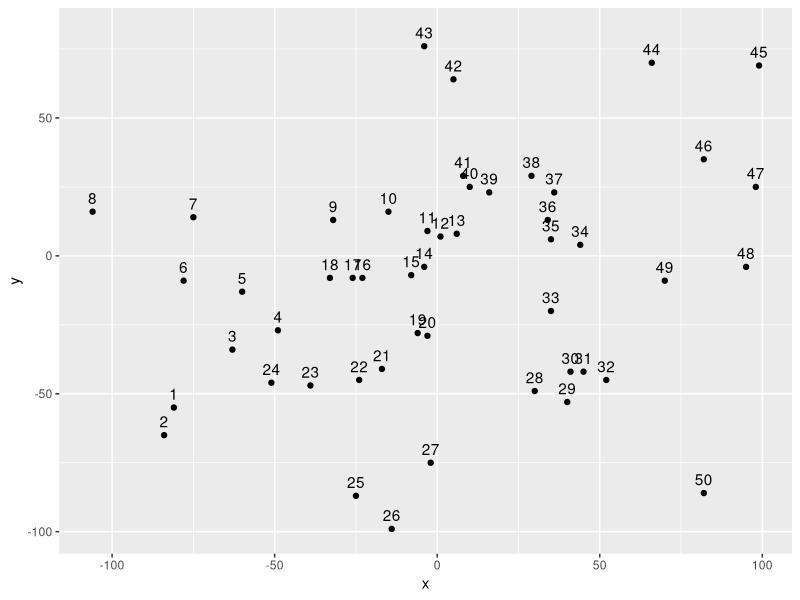
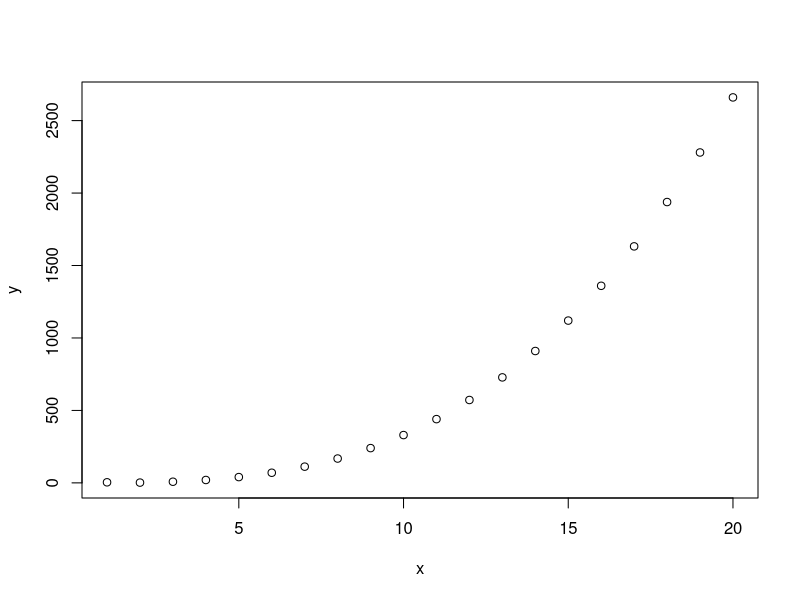
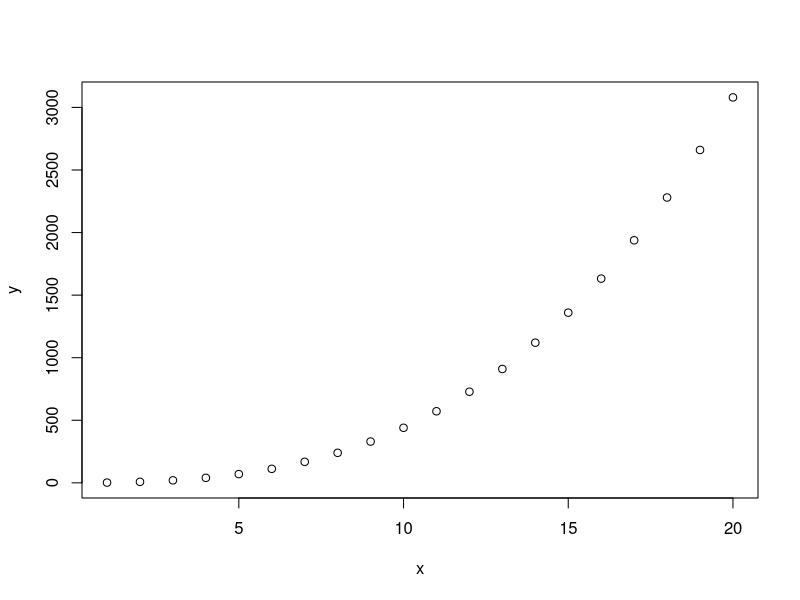
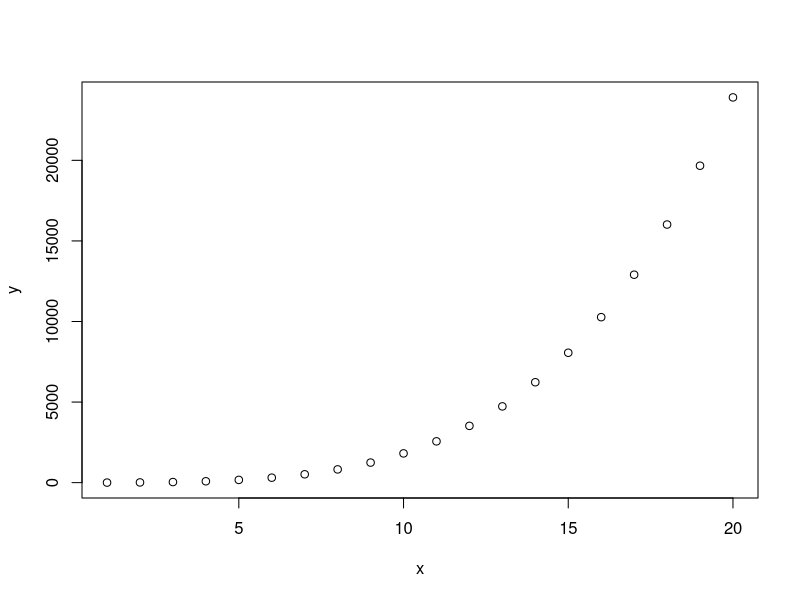

Write the R code that produced these figures, in order.
multiply <- function(a,b,c) {
        if (b == 0) {
                return(0)
        } else {
                multiply(c*a,floor(b/c),c) + a * b %% c
        }
}

horner <- function(a,x) {
        # Works by 'building up' the exponents of the x values by adding the a values
        #       and then multiplying the subset by x
        p <- a[length(a)]
        
        for (i in (length(a)-1):1) {
                p <- p*x + a[i]
        }
        p
}

bubbleSort <- function(x) {
        # Works by moving the largest entry in the set all the way to the right and then
        #       considering the set of n - 1 items and doing the same thing
        for (i in length(x):2) {
                for (j in 1:(i-1)) {
                        if (x[j] > x[j+1]) {
                                jPlusOne <- x[j+1]
                                x[j+1] <- x[j]
                                x[j] <- jPlusOne
                        }
                }
        }
        x
}

nearestNeighbor <- function(x,y,startIndex) {
        
        df <- data.frame(x=x,y=y,i=seq(1:length(x)),p=0)
        
        getDistance <- function(index.one,index.two) {
                
                sqrt((df$x[index.one]-df$x[index.two])^2+(df$y[index.one]-df$y[index.two])^2)
        }
        
        df$p[startIndex] <- 1
        totalDist <- 0
        
        for (i in 2:nrow(df)) {
                subDf <- df[df$p == 0,]

                last.i <- df$i[df$p == max(df$p)]
                
                minDist <- getDistance(last.i,subDf$i[1])
                minInd <- subDf$i[1]
                
                for (j in 1:nrow(subDf)) {

                        thisDist <- getDistance(last.i,subDf$i[j])
                        
                        if (thisDist < minDist) {
                                minDist <- thisDist
                                minInd <- subDf$i[j]
                        }
                }
                totalDist <- totalDist + minDist
                df$p[df$i == minInd] <- max(df$p) + 1
        }
        
        totalDist <- totalDist + getDistance(1,df$i[df$p == max(df$p)])
        
        print(totalDist)
        df
}

set.seed(1224)
n <- 50
x <- round(rnorm(n)*n)
y <- round(rnorm(n)*n)

df <- nearestNeighbor(x,y,2)

library(ggplot2)

ggplot(df, aes(x,y)) +
        geom_point() +
        geom_text(aes(label=p),nudge_y = n/10)






# Chapter 2 exercises

## 2-1
mystery <- function(n) {
        r <- 0
        
        for (i in 1:(n-1)) {
                for (j in (i+1):n) {
                        for (k in 1:j) {
                                r <- r + 1
                        }
                }
        }
        
        r
}

# The answer:
mysteryCalc <- function(n) {
        # This turns out to be a cubic function, which is not surprising considering
        #       that the problem statement consists of three nested loops.
        (1/3)*n*(n+1)*(n-1)
}

x <- 1:20
y <- c()
for (i in 1:20) {y <- c(y,mystery(i))}

plot(x,y)



## 2-2
pesky <- function(n) {
        r <- 0
        
        for (i in 1:n) {
                for (j in 1:i) {
                        for (k in j:(i+j)) {
                                r <- r + 1
                        }
                }
        }
        
        r
}

# The answer:
peskyCalc <- function(n) {
        (1/6)*n*(n+1)*((2*n)+1) + (1/2)*n*(n+1)
}

x <- 1:20
y <- c()
for (i in 1:20) {y <- c(y,pesky(i))}

plot(x,y)



## 2-3
prestiferous <- function(n) {
        r <- 0
        
        for (i in 1:n) {
                for (j in 1:i) {
                        for (k in j:(i+j)) {
                                for (l in 1:(i+j-k)) {
                                        r <- r + 1
                                }
                        }
                }
        }
        
        r
}

prestyCalc <- function(n) {
        (1/4)*(n^4 + 4*n^3 + 5*n^2 + 2*n)
}

x <- 1:20
y <- c()
for (i in 1:20) {y <- c(y,prestiferous(i))}

plot(x,y)



